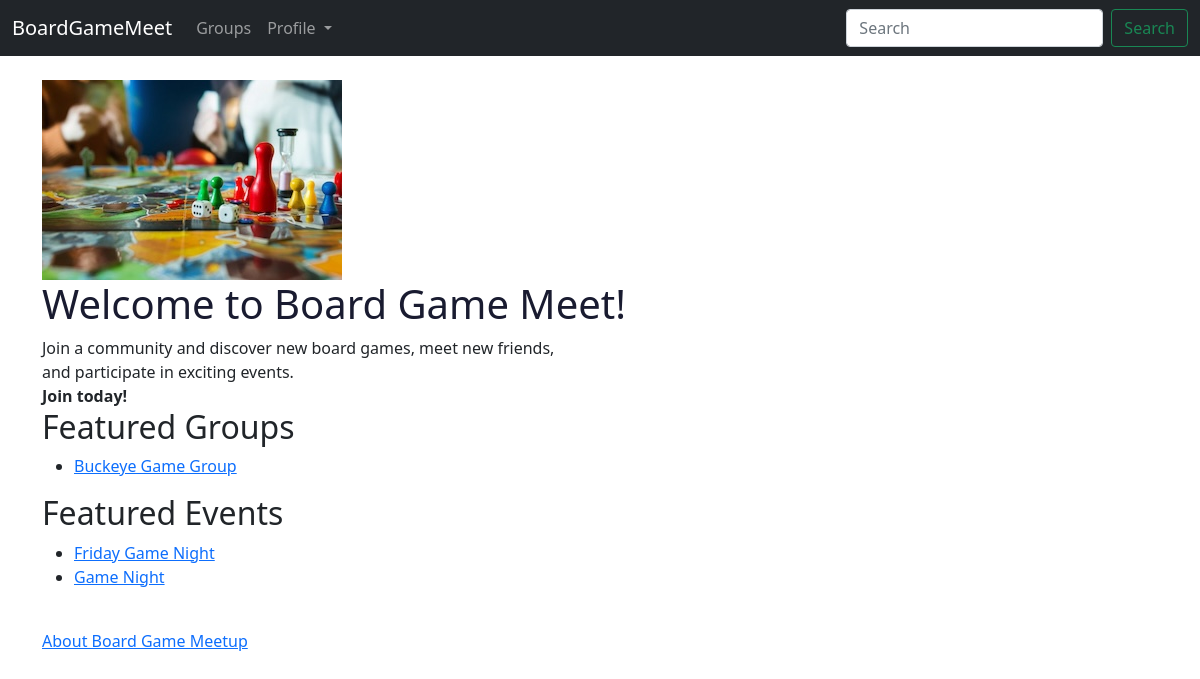
Before: / with the older database file.
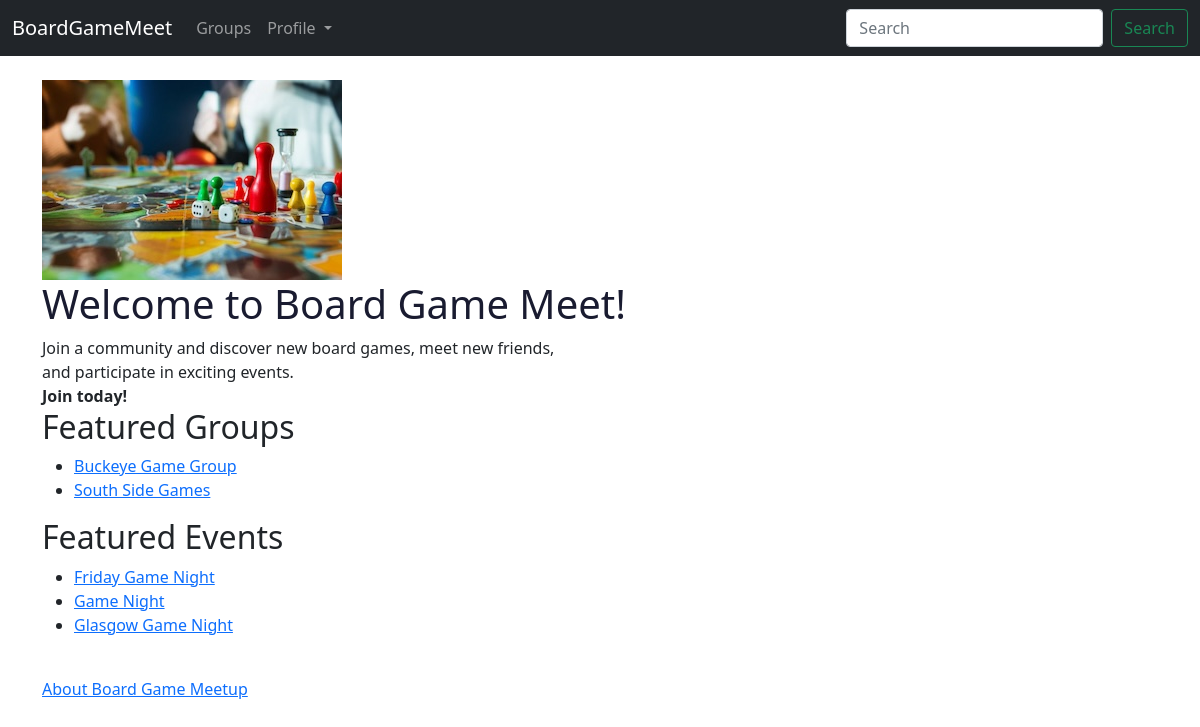
After: the same page with the newer database file.
### boardgame/models.py (models this page shows, shortened)
class Group(models.Model):
    name = models.CharField(max_length=100)
    description = models.TextField()
    location = models.CharField(max_length=255)
    members = models.ManyToManyField(User, through='GroupMembers')
    slug = models.SlugField(unique=True)

class Event(models.Model):
    group = models.ForeignKey(Group, on_delete=models.CASCADE)
    title = models.CharField(max_length=100)
    description = models.TextField()
    date_time = models.DateTimeField()
    location = models.ForeignKey('EventLocation', on_delete=models.CASCADE)
    attendees = models.ManyToManyField(User, through='EventAttendance')
    nominations = models.ManyToManyField(Game, through='GameNomination')

### boardgame/views.py (the view)
# urls.py: path("",views.home, name="home"),
def home(request):
    group_list = Group.objects.all().order_by('name')
    event_list = Event.objects.all().order_by('title')
    context_dict = {
        'boldmessage': 'Join today!',
        'groups': group_list,
        'events': event_list
    }
    return render(request, 'boardgame/home.html', context=context_dict)

### boardgame/templates/boardgame/home.html (shortened to what this page needs)
{% extends 'boardgame/base.html' %}
{% load static %}
{% block content %}
    <head>
        <link rel="stylesheet" type ="text/css" href="{% static 'boardgame/style.css' %}">
        <img src="{% static 'boardgame/images/boardgamehome.jpeg' %}" alt="Board Game Home" />
    </head>
    <body>
        <h1 class = "test" >Welcome to Board Game Meet!</h1>
        <div>
            Join a community and discover new board games, meet new friends, <br>
            and participate in exciting events. <br />
            <strong>{{ boldmessage }}</strong><br /> </div>
        <div>
        <div>
            <h2>Featured Groups</h2>
            {% if groups %}
                <ul>
                    {% for group in groups %}
                        <li>
                            <a href="{% url 'group_profile' group.slug %}">{{ group.name }}</a>
                        </li>
                    {% endfor %}
                </ul>
            {% else %}
                <strong>There are no groups present.</strong>
            {% endif %}
        </div>
        <div>
            <h2>Featured Events</h2>
            {% if events %}
                <ul>
                    {% for event in events %}
                    <li>
                        <a href="{% url 'event_details' event.id %}">{{ event.title }}</a>
                    </li>
                    {% endfor %}
                </ul>
            {% else %}
                <strong>There are no events present.</strong>
            {% endif %}
        </div>
        <br>
        <div>
            <a href="/boardgame/about/">About Board Game Meetup</a><br />
        </div>
     </body>
{% endblock %}

Changed rows visible on the page:
added Group: name "South Side Games"
added Event: title "Glasgow Game Night"
